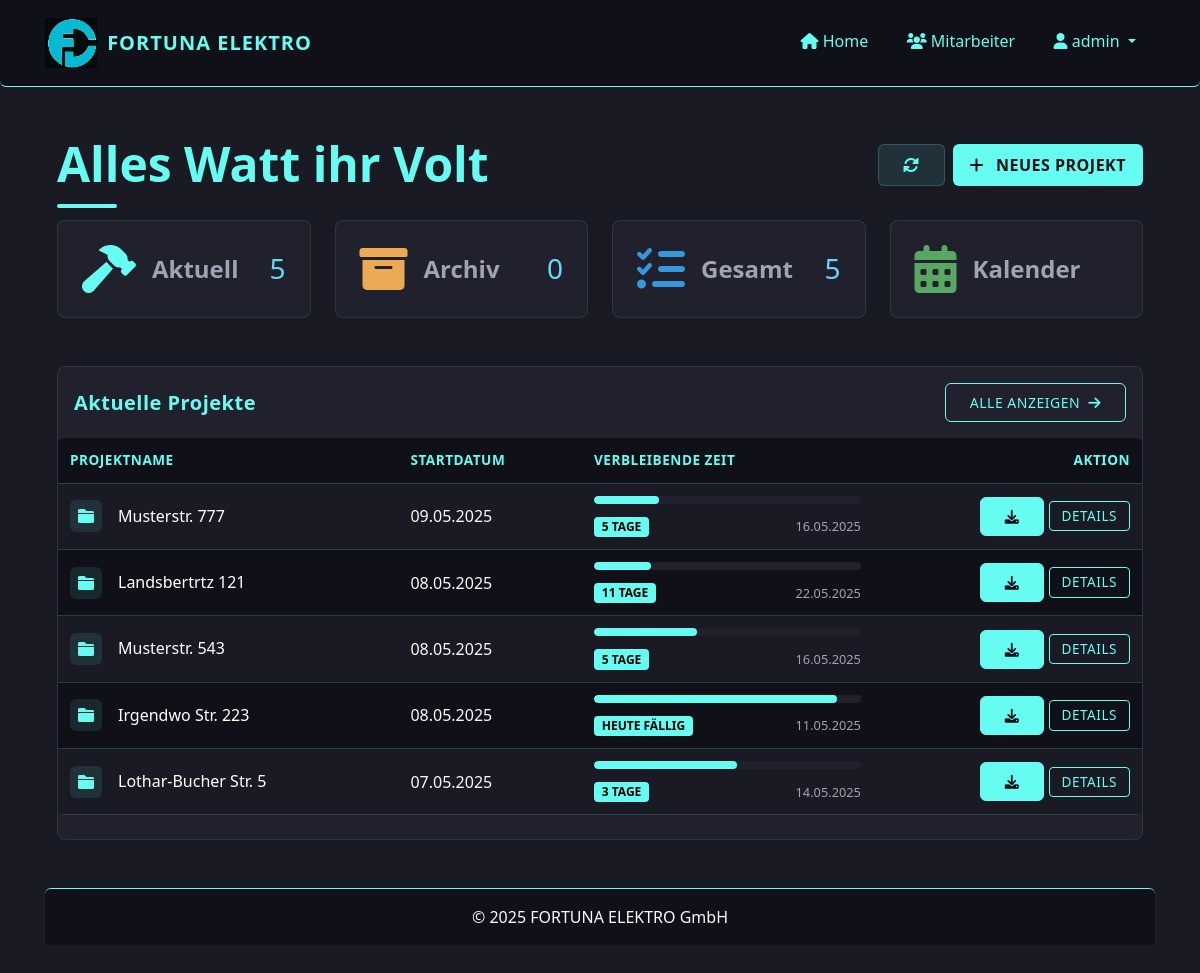
Page / (signed in) on the earlier database version.
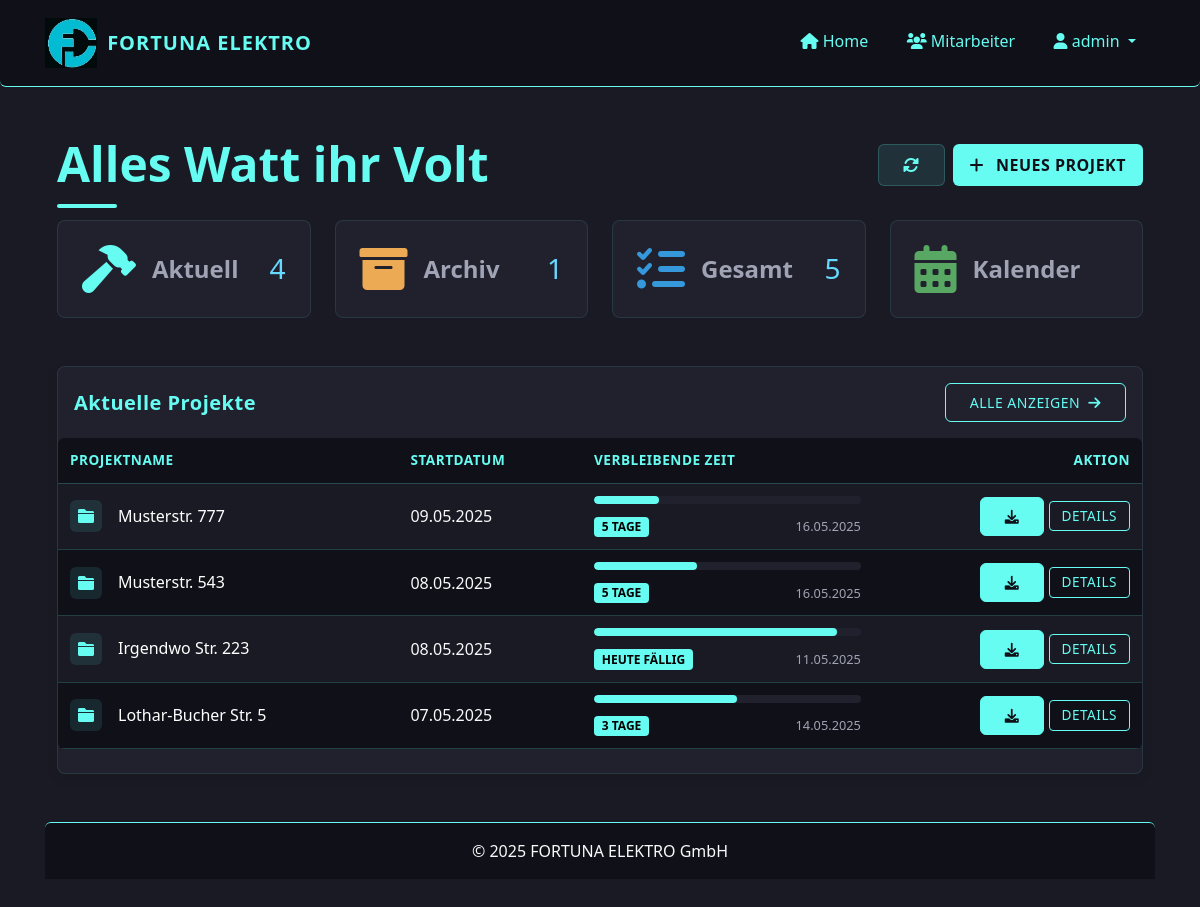
Same page on the later database version.
### app/models/project.py (models this page shows, shortened)
class Project(db.Model):
    id = db.Column(db.Integer, primary_key=True)
    name = db.Column(db.String(128), nullable=False)  # Adresse als Projektname
    description = db.Column(db.Text)
    start_date = db.Column(db.DateTime, default=datetime.utcnow)
    end_date = db.Column(db.DateTime)
    status = db.Column(db.String(20), default='in_bearbeitung')  # 'in_bearbeitung', 'abgeschlossen', 'archiviert'
    creator_id = db.Column(db.Integer, db.ForeignKey('user.id'))
    files = db.relationship('File', backref='project', lazy='dynamic', cascade='all, delete-orphan')
    timesheets = db.relationship('Timesheet', backref='project', lazy='dynamic', cascade='all, delete-orphan')
    def is_overdue(self):
        if not self.end_date:
            return False
        return self.end_date < datetime.now()
    def days_remaining(self):
        if not self.end_date:
            return None
        today = datetime.now()
        delta = (self.end_date.date() - today.date()).days
        return delta
    def get_progress_percentage(self):
        if not self.end_date or not self.start_date:
            return 0
        now = datetime.now()
        if isinstance(self.start_date, datetime) and isinstance(self.end_date, datetime):
            total_duration = (self.end_date - self.start_date).total_seconds()
            elapsed_time = (now - self.start_date).total_seconds()
        if elapsed_time >= total_duration:
            return 100
        progress = (elapsed_time / total_duration) * 100
        return round(progress, 1)  # Auf eine Dezimalstelle runden

### app/routes/dashboard.py (the view)
@dashboard.route('/')
@login_required
def index():
    in_progress = Project.query.filter_by(status='in_bearbeitung').order_by(Project.start_date.desc()).all()
    archived = Project.query.filter_by(status='archiviert').order_by(Project.start_date.desc()).all()
    now = datetime.now()
    return render_template(
        'dashboard/index.html',
        title='Dashboard',
        in_progress=in_progress,
        archived=archived,
        now=now  # Add this line to pass the current datetime
    )

### app/models/user.py (called while the page is built)
@login_manager.user_loader
def load_user(id):
    return User.query.get(int(id))

    def is_admin(self):
        return self.role == 'admin'

### app/templates/dashboard/index.html (shortened to what the changed rows need)
{% extends "base.html" %}
{% block content %}
<link rel="stylesheet" href="{{ url_for('static', filename='css/calendar.css') }}">
<link rel="stylesheet" href="{{ url_for('static', filename='css/home.css') }}">
<link rel="stylesheet" href="{{ url_for('static', filename='css/project-modal.css') }}">
<link rel="stylesheet" href="{{ url_for('static', filename='css/card_mobile.css') }}">
<link href="https://cdnjs.cloudflare.com/ajax/libs/font-awesome/6.0.0/css/all.min.css" rel="stylesheet">
<div class="container-fluid py-4">
<div class="row g-4 mb-5">
    <div class="col-12 col-sm-6 col-lg-3">
        <div class="card h-100 border-0 shadow-hover stat-card custom-stat-card" data-bs-toggle="modal" data-bs-target="#projectsModal" data-tab-target="in-progress-tab">
            <div class="card-body p-4">
                <div class="d-flex align-items-center justify-content-between">
                    <div class="d-flex align-items-center gap-3">
                        <i class="fas fa-hammer fa-3x text-primary"></i>
                        <span class="text-muted fw-bold fs-4">Aktuell</span>
                    </div>
                    <h3 class="mb-0">{{ in_progress|length }}</h3>
                </div>
            </div>
        </div>
    </div>
    <div class="col-12 col-sm-6 col-lg-3">
        <div class="card h-100 border-0 shadow-hover stat-card custom-stat-card" data-bs-toggle="modal" data-bs-target="#projectsModal" data-tab-target="archived-tab">
            <div class="card-body p-4">
                <div class="d-flex align-items-center justify-content-between">
                    <div class="d-flex align-items-center gap-3">
                        <i class="fas fa-archive fa-3x text-warning"></i>
                        <span class="text-muted fw-bold fs-4">Archiv</span>
                    </div>
                    <h3 class="mb-0">{{ archived|length }}</h3>
                </div>
            </div>
        </div>
    </div>
</div>
<div class="row mb-4">
    <div class="col-12">
        <div class="card border-0 shadow-hover aktuelle-projekte">
            <div class="card-body p-0">
                {% if in_progress %}
                <div class="table-responsive">
                    <table class="table table-hover align-middle mb-0">
                        <thead>
                            <tr>
                                <th>Projektname</th>
                                <th class="d-none d-md-table-cell">Startdatum</th>
                                <th class="d-none d-lg-table-cell">Verbleibende Zeit</th>
                                <th class="text-end">Aktion</th>
                            </tr>
                        </thead>
                        <tbody>
                            {% for project in in_progress[:5] %}
                                <tr>
                                    <td>
                                        <div class="d-flex align-items-center">
                                            <div class="project-icon me-3">
                                                <i class="fas fa-folder" style="color: var(--accent);"></i>
                                            </div>
                                            <div>
                                                <h6 class="mb-0" style="color: white;">{{ project.name }}</h6>
                                            </div>
                                        </div>
                                    </td>
                                    <td class="d-none d-md-table-cell text-light">{{ project.start_date.strftime('%d.%m.%Y') }}</td>
                                    <td class="d-none d-lg-table-cell">
                                        {% if project.end_date %}
                                            <div class="progress-container">
                                                <div class="progress-wrapper">
                                                    <div class="progress" style="height: 8px; background-color: var(--primary-light);">
                                                        <div class="progress-bar" role="progressbar"
                                                            style="width: {{ project.get_progress_percentage() }}%; background-color: var(--accent);"
                                                            aria-valuenow="{{ project.get_progress_percentage() }}" aria-valuemin="0" aria-valuemax="100">
                                                        </div>
                                                    </div>
                                                    <div class="date-time-container">
                                                        <span class="badge bg-info countdown-badge" style="color: #000 !important; font-weight: bold;">
                                                            {% if project.is_overdue() %}
                                                                Überfällig
                                                            {% elif project.days_remaining() == 0 %}
                                                                Heute fällig
                                                            {% elif project.days_remaining() == 1 %}
                                                                1 Tag
                                                            {% else %}
                                                                {{ project.days_remaining() }} Tage
                                                            {% endif %}
                                                        </span>
                                                        <span class="end-date date-text text-muted">{{ project.end_date.strftime('%d.%m.%Y') }}</span>
                                                    </div>
                                                </div>
                                            </div>
                                        {% else %}
                                            <div class="d-flex align-items-center">
                                                <span class="badge bg-secondary">Kein Enddatum</span>
                                            </div>
                                        {% endif %}
                                    </td>
                                    <td class="text-end">
                                        <a href="{{ url_for('files.download_project', project_id=project.id) }}" class="btn btn-sm btn-primary">
                                            <i class="fas fa-download"></i>
                                        </a>
                                        <a href="{{ url_for('projects.view_project', project_id=project.id) }}" class="btn btn-sm btn-outline-primary details">
                                            Details
                                        </a>
                                    </td>
                                </tr>
                            {% endfor %}
                        </tbody>
                    </table>
                </div>
                {% endif %}
            </div>
        </div>
    </div>
</div>
                        {% set all_projects = in_progress + archived %}
{% endblock %}

Differences in the rows shown:
no longer on this page (row edited): Project: name "Landsbertrtz 121", start_date "08.05.2025", days_remaining "11", end_date "22.05.2025"
Other differences:
{{ in_progress|length }}: "5" → "4"
{{ archived|length }}: "0" → "1"
